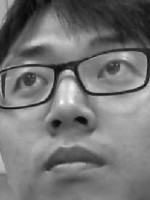
//> input picture eiger-face/visual-control可执行程序/images/1.bmp, 150 x 200 px, given in place of BM�z, which was not available
$ ./19_SobelFromImgDilate '../eiger-face/visual-control可执行程序/images/1.bmp'   (built with g++ and OpenCV 4)
//> lines starting //> are read from the running program, lines starting //| are printed output that depends on the picture; after the words box and inside, x2 and y2 are one past the last pixel; in counts of white or black regions, pixels touching at a corner belong together; pictures that were not available may be replaced by others from this repository, and a replacement may not be noted
#include "cv.h"
#include "highgui.h"

#include <opencv2/highgui/highgui.hpp>
#include <opencv2/imgproc/imgproc.hpp>
#include <opencv2/core/core.hpp>
#include <direct.h>
#include <iostream>
#include <string>
#include <cstdio>
#include <fstream>
#include<algorithm>

using namespace std;
using namespace cv;

string generateImgPath2(string imgName,bool flag);
vector<string> img_list_path;  //照片文件
vector<string> not_mouth_list;

void out_put_rate(string imgName , double rate)
{
	auto iter = find(not_mouth_list.begin(), not_mouth_list.end(), imgName);
	if (iter == not_mouth_list.end())//没找到
		printf("    %3s.jpg   %.2lf\n",imgName.c_str(),rate);
	else
		printf("%3s.jpg   %.2lf\n",imgName.c_str(),rate);
}

string DoubleToString(double d)
{
	char buffer[1024];
	sprintf(buffer,"%f\0",d);
	string str(buffer);
	return str;
}

void SobelDetect(string imgPath,string imgName)
{
	Mat src, src_gray;
	int scale = 1;
	int delta = 0;
	int ddepth = CV_16S;

	src = imread( imgPath );

	if( !src.data ){
		return ;
	}

	//高斯模糊
	GaussianBlur( src, src, Size(3,3), 0, 0, BORDER_DEFAULT );

	//转成灰度图
	cvtColor( src, src_gray, CV_RGB2GRAY );

	Mat grad_y;
	Mat abs_grad_y;

	Sobel( src_gray, grad_y, ddepth, 0, 1, 3, scale, delta, BORDER_DEFAULT );
	convertScaleAbs( grad_y, abs_grad_y );

	abs_grad_y *=1.5;
	threshold(abs_grad_y,abs_grad_y,30,255,THRESH_OTSU | THRESH_BINARY);
	dilate(abs_grad_y,abs_grad_y,Mat(2,6,CV_8U),Point(-1,-1),1);

	//medianBlur(abs_grad_y,abs_grad_y,3);
	//GaussianBlur( abs_grad_y, abs_grad_y, Size(3,3), 0, 0, BORDER_DEFAULT );

	//看白点数目
 	int count=countNonZero(abs_grad_y);
 	int area=abs_grad_y.rows*abs_grad_y.cols;
 	double rate=(double)count/area;
 	string words = DoubleToString(rate);
 	Mat rateImg = cv::Mat::zeros(abs_grad_y.rows*20,abs_grad_y.cols*20,CV_8U);
	putText( rateImg, words, Point( rateImg.rows/2,rateImg.cols/4),CV_FONT_HERSHEY_COMPLEX, 1, Scalar(255, 0, 0) );

	out_put_rate(imgName,rate);
	imwrite(generateImgPath2(imgName,false),abs_grad_y);
	//imwrite(generateImgPath2(imgName,true),rateImg);
}

//传入文件名和是否重复
string generateImgPath2(string imgName,bool flag)
{
	string path = "f:\\mmr\\";
	path.append(imgName);
	if (flag == true)
		path.append("(2)");
	path.append(".jpg");

	return path;
}

void batFindImgName(string path)
{
	string buf;
	//读入检测样本
	ifstream img_stream( path );
	while( img_stream ){
		if( getline( img_stream, buf ) ){
			img_list_path.push_back( buf );
		}
	}
	img_stream.close();

	ifstream file_stream( "f:\\notmouth.txt" );
	while( file_stream )
		if( getline( file_stream, buf ) )
			not_mouth_list.push_back( buf );
	file_stream.close();
}

int main(int argc, char **argv)
{
	freopen("f:\\output.txt", "w", stdout);

	system("rd /s /q f:\\mmr");
	_mkdir("f:\\mmr\\");

	batFindImgName(argv[1]);

	Mat src;
	//Mat src = imread("faceDetect.jpg");
	for(int i=0;i<img_list_path.size();i++)
	{
		string file = img_list_path[i];
		src = imread(file);
//> src is the input picture: 200 rows x 150 cols, CV_8UC3; min 8, max 252, mean 116.5
		//cout<<file<<"\n";

		//找文件名
		int startIndex = file.find_last_of('/');  //找不到返回-1
		int startIndex2 = file.find_last_of('\\');
		startIndex = startIndex>startIndex2?startIndex:startIndex2;
		int endIndex = file.find_last_of('.');
		string imgName = file.substr(startIndex+1,endIndex-startIndex-1);

		SobelDetect(file,imgName);
//> in SobelDetect, `Sobel( src_gray, grad_y, ddepth, 0, 1, 3, scale, delta, BORDER_DEFAULT..`:
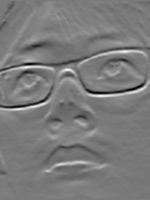
//> grad_y: 200 rows x 150 cols, CV_16SC1; min -428, max 463, mean 2.6; drawn with min black and max white
//> in SobelDetect, `convertScaleAbs( grad_y, abs_grad_y );`:
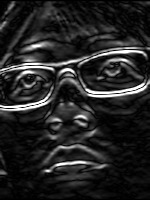
//> abs_grad_y: 200 rows x 150 cols, CV_8UC1; min 0, max 255, mean 37.1
//> in SobelDetect, `abs_grad_y *=1.5;`:
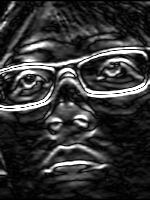
//> abs_grad_y: 200 rows x 150 cols, CV_8UC1; min 0, max 255, mean 52.3
//> in SobelDetect, `threshold(abs_grad_y,abs_grad_y,30,255,THRESH_OTSU | THRESH_BINARY);`:
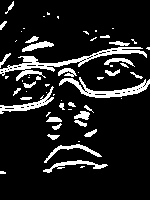
//> abs_grad_y: 200 rows x 150 cols, CV_8UC1; 12.4% white; 60 white regions (31 under 20 px), largest, box (x1, y1, x2, y2) and area: (0, 47, 147, 81) 943, (59, 77, 150, 98) 588, (0, 86, 54, 114) 339
//> in SobelDetect, `dilate(abs_grad_y,abs_grad_y,Mat(2,6,CV_8U),Point(-1,-1),1);`:
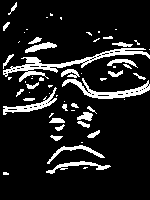
//> abs_grad_y: 200 rows x 150 cols, CV_8UC1; 12.4% white; 60 white regions (31 under 20 px), largest, box (x1, y1, x2, y2) and area: (3, 48, 150, 82) 943, (62, 78, 150, 99) 572, (3, 87, 57, 115) 339
//> in SobelDetect, `int count=countNonZero(abs_grad_y);`: count = 3709
//> in SobelDetect, `double rate=(double)count/area;`: rate = 0.124
//> in DoubleToString, `sprintf(buffer,"%f\0",d);`: buffer = "0.123633"
//> in SobelDetect, `putText( rateImg, words, Point( rateImg.rows/2,rateImg.cols/4),CV_FONT..`:
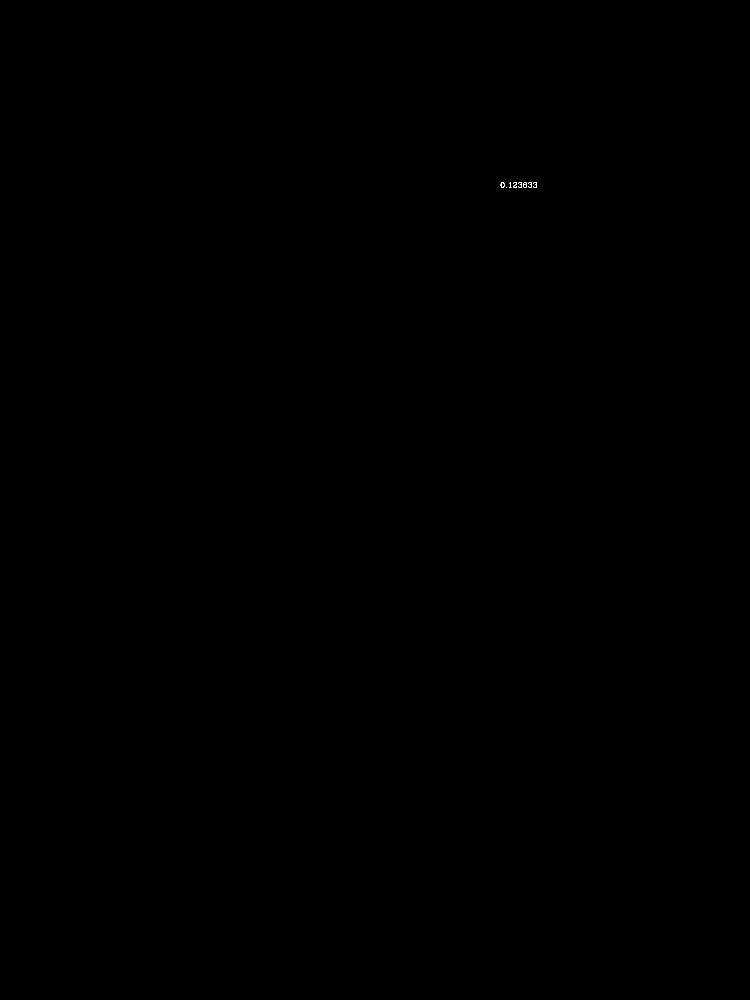
//> rateImg: 4000 rows x 3000 cols, CV_8UC1 (shown at 1/4 size); 0% white in thin lines or dots, all inside (x1, y1, x2, y2) = (2003, 729, 2148, 751)
//> (the run ends here: the program stops with an error, at `imwrite(generateImgPath2(imgName,false),abs_grad_y);`)
